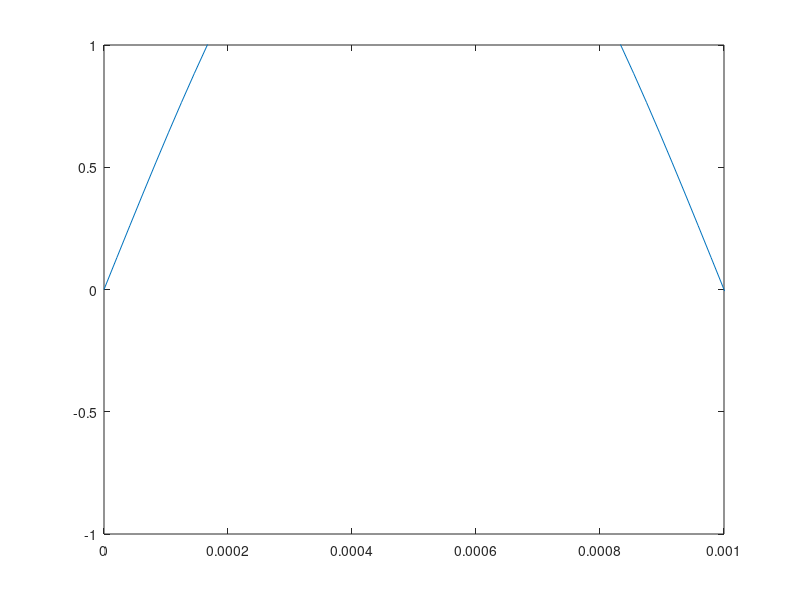

MATLAB code to generate this figure:
T=1;
Fs = 48000;
N = T*Fs;
t = 0 : 1/Fs : 0.006;
Fn = 500;
y = 2*sin(Fn*2*pi*t);
sound(y,Fs);
plot(t,y);
axis([0 48/48000 -1 1])

%{
Code for Frequency 2000 Hz:
T=1;
Fs = 48000;
N = T*Fs;
t = 0 : 1/Fs : 0.0015;
Fn = 2000;
y = 2*sin(Fn*2*pi*t);
sound(y,Fs);
plot(t,y);
axis([0 48/48000 -1 1])

Code for Frequency 10000 Hz:
T=1;
Fs = 48000;
N = T*Fs;
t = 0 : 1/Fs : 0.0003;
Fn = 10000;
y = 2*sin(Fn*2*pi*t);
sound(y,Fs);
plot(t,y);
axis([0 48/48000 -1 1])
%}